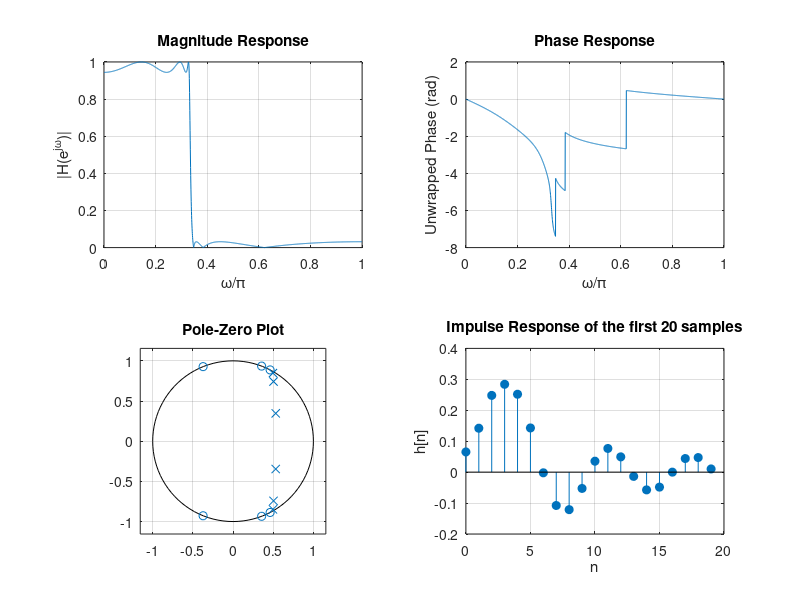

Recreate this plot in MATLAB. (Note: this script raises an error after producing the figure.)
%% Question 3: Analyzing a Sixth-Order Digital Elliptic Lowpass IIR Filter
% command to use: ellip
% this time, SB ripple is 30 dB less than PB. 
% so stopband attenuation 30 dB below passband level

clear; close all; clc;

N  = 6;
Wn = 0.33;     
Rp = 0.5;     
Rs = 30;    

[b,a] = ellip(N, Rp, Rs, Wn, 'low');

%% Frequency response

nfft = 2048;
[H,w] = freqz(b,a,nfft);

mag = abs(H);
ph  = unwrap(angle(H));

%% Pole-zero locations

z = roots(b);
p = roots(a);

%% Impulse response (first 20 samples)

n = 0:19;
h = impz(b,a,20);

%% Plots

figure('Name','6th-Order Elliptic Lowpass IIR','Color','w');

subplot(2,2,1);
plot(w/pi, mag); grid on;
xlabel('\omega/\pi'); ylabel('|H(e^{j\omega})|');
title('Magnitude Response');

subplot(2,2,2);
plot(w/pi, ph); grid on;
xlabel('\omega/\pi'); ylabel('Unwrapped Phase (rad)');
title('Phase Response');

subplot(2,2,3);
zplane(z,p); grid on;
title('Pole-Zero Plot');

subplot(2,2,4);
stem(n, h, 'filled'); grid on;
xlabel('n'); ylabel('h[n]');
title('Impulse Response of the first 20 samples');

disp('First 20 samples of h[n]:');
disp(table(n(:), h(:), 'VariableNames', {'n','h'}));
